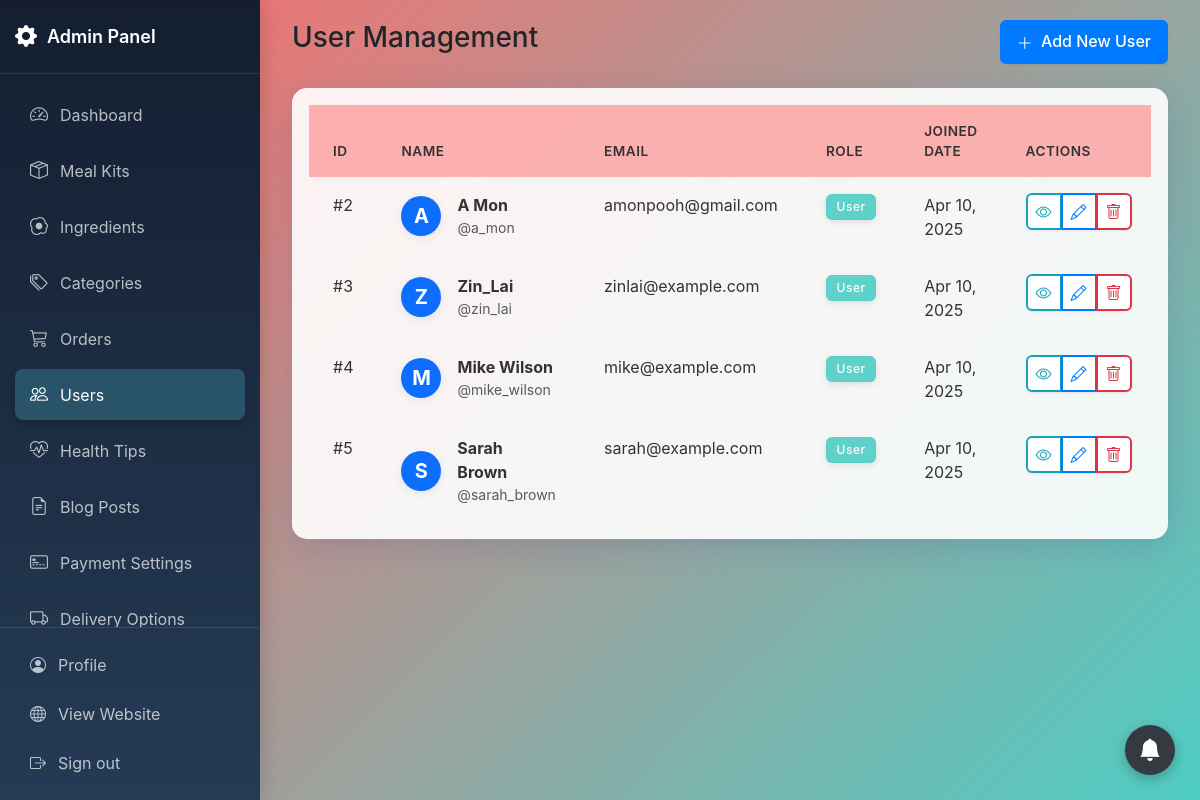
/admin/users.php (signed in), run on an earlier commit of the app's database.
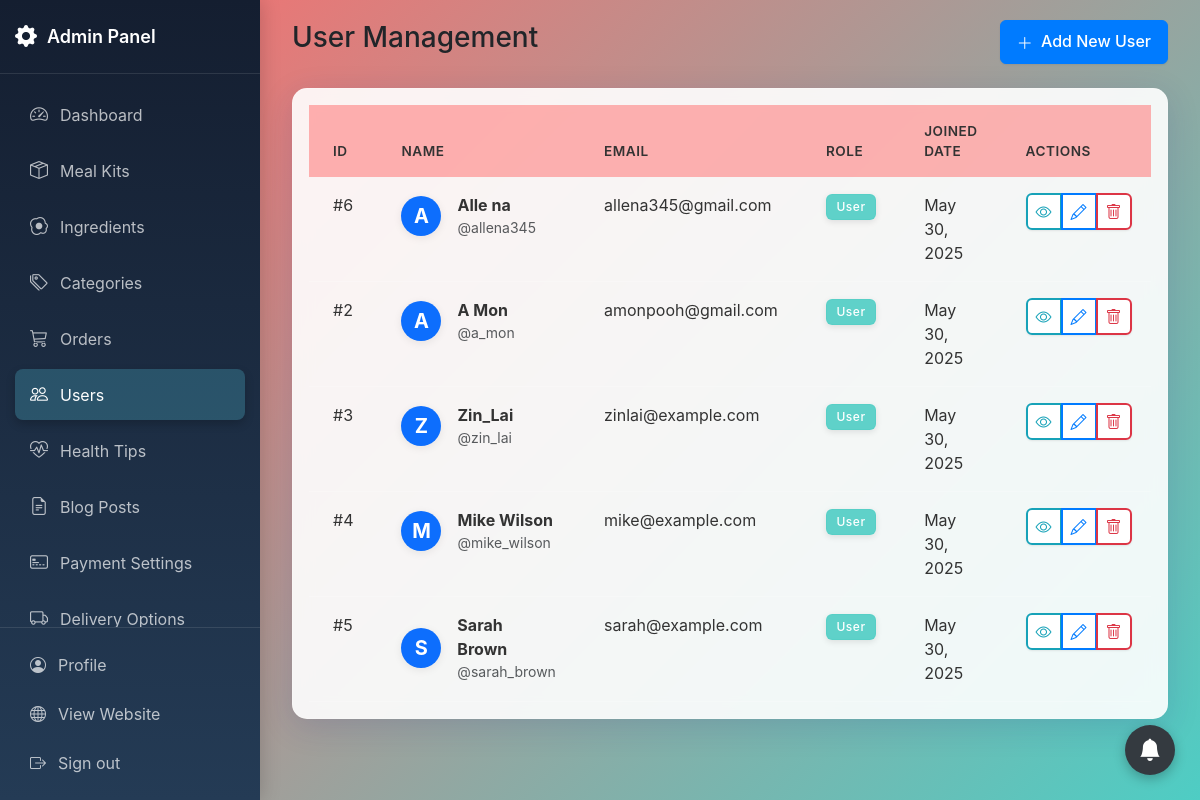
And on a later commit of the database.
### tables this page shows
CREATE TABLE users (
    user_id INT PRIMARY KEY AUTO_INCREMENT,
    username VARCHAR(50) UNIQUE NOT NULL,
    email VARCHAR(100) UNIQUE NOT NULL,
    password VARCHAR(255) NOT NULL,
    full_name VARCHAR(100) NOT NULL,
    role TINYINT(1) DEFAULT 0 COMMENT '0: user, 1: admin',
    is_active TINYINT(1) DEFAULT 1 COMMENT '0: inactive, 1: active',
    last_login_at DATETIME DEFAULT NULL,
    inactivity_reason VARCHAR(255) DEFAULT NULL,
    deactivated_at DATETIME DEFAULT NULL,
    reactivated_at DATETIME DEFAULT NULL,
    created_at TIMESTAMP DEFAULT CURRENT_TIMESTAMP
);

### admin/users.php (the view, shortened to what the changed rows need)
<?php
require_once '../includes/auth_check.php';
$users = [];
$current_user_id = $_SESSION['user_id'];
$result = $mysqli->query("
    SELECT
        u.user_id,
        u.username,
        u.email,
        u.full_name,
        u.role,
        u.created_at,
        COALESCE(up.dietary_restrictions, 'None') as dietary_restrictions,
        COALESCE(up.allergies, 'None') as allergies,
        COALESCE(up.cooking_experience, 0) as cooking_experience,
        COALESCE(up.household_size, 0) as household_size
    FROM users u
    LEFT JOIN user_preferences up ON u.user_id = up.user_id
    WHERE u.user_id != $current_user_id
    ORDER BY u.created_at DESC
");
if ($result) {
    while ($row = $result->fetch_assoc()) {
        switch($row['cooking_experience']) {
            case 0:
                $row['cooking_experience_display'] = 'Beginner';
                break;
            case 1:
                $row['cooking_experience_display'] = 'Intermediate';
                break;
            case 2:
                $row['cooking_experience_display'] = 'Advanced';
                break;
        }
        $users[] = $row;
    }
}
?>
<!DOCTYPE html>
<html lang="en">
<head>
    <link href="https://cdn.jsdelivr.net/npm/bootstrap@5.3.0/dist/css/bootstrap.min.css" rel="stylesheet">
    <link rel="stylesheet" href="https://cdn.jsdelivr.net/npm/bootstrap-icons@1.11.3/font/bootstrap-icons.min.css">
    <link rel="stylesheet" href="https://cdn.datatables.net/1.13.7/css/dataTables.bootstrap5.min.css">
    <link rel="stylesheet" href="assets/css/admin.css">
</head>
<body>
<div class="admin-container">
    <?php include 'includes/sidebar.php'; ?>
    <main class="main-content">
        <div class="container-fluid">
            <div class="row">
                <div class="col-12">
                    <div class="card">
                        <div class="card-body">
                            <div class="table-responsive">
                                <table class="table table-hover" id="usersTable">
                                    <thead>
                                        <tr>
                                            <th>ID</th>
                                            <th>Name</th>
                                            <th>Email</th>
                                            <th>Role</th>
                                            <th>Joined Date</th>
                                            <th>Actions</th>
                                        </tr>
                                    </thead>
                                    <tbody>
                                        <?php foreach ($users as $user): ?>
                                            <tr>
                                                <td>#<?php echo $user['user_id']; ?></td>
                                                <td>
                                                    <div class="d-flex align-items-center">
                                                        <div class="avatar-circle bg-primary text-white fw-bold d-flex align-items-center justify-content-center me-2" style="width: 40px; height: 40px; border-radius: 50%; font-size: 1.25rem; box-shadow: 0 2px 8px rgba(0,0,0,0.08);">
                                                            <?php echo strtoupper(substr($user['full_name'], 0, 1)); ?>
                                                        </div>
                                                        <div class="ms-2">
                                                            <div class="fw-bold"><?php echo htmlspecialchars($user['full_name']); ?></div>
                                                            <div class="small text-muted">@<?php echo htmlspecialchars($user['username']); ?></div>
                                                        </div>
                                                    </div>
                                                </td>
                                                <td><?php echo htmlspecialchars($user['email']); ?></td>
                                                <td>
                                                    <span class="badge bg-<?php echo $user['role'] == 1 ? 'danger' : 'info'; ?>">
                                                        <?php echo $user['role'] == 1 ? 'Admin' : 'User'; ?>
                                                    </span>
                                                </td>
                                                <td><?php echo date('M d, Y', strtotime($user['created_at'])); ?></td>
                                                <td>
                                                    <div class="btn-group">
                                                        <button type="button" class="btn btn-sm btn-outline-info"
                                                                onclick="viewUserDetails(<?php echo $user['user_id']; ?>)">
                                                            <i class="bi bi-eye"></i>
                                                        </button>
                                                        <button type="button" class="btn btn-sm btn-outline-primary"
                                                                onclick="editUser(<?php echo $user['user_id']; ?>)">
                                                            <i class="bi bi-pencil"></i>
                                                        </button>
                                                        <button type="button" class="btn btn-sm btn-outline-danger"
                                                                onclick="deleteUser(<?php echo $user['user_id']; ?>)">
                                                            <i class="bi bi-trash"></i>
                                                        </button>
                                                    </div>
                                                </td>
                                            </tr>
                                        <?php endforeach; ?>
                                    </tbody>
                                </table>
                            </div>
                        </div>
                    </div>
                </div>
            </div>
        </div>
    </main>
</div>
</body>
</html>

What changed in the data, as far as the page shows it:
added users: user_id "6", full_name "A", full_name "Alle na", username "allena345", email "allena345@gmail.com", role "User", created_at "May 30, 2025"
changed users "A Mon": created_at "Apr 10, 2025" → "May 30, 2025"
changed users "Zin_Lai": created_at "Apr 10, 2025" → "May 30, 2025"
changed users "Mike Wilson": created_at "Apr 10, 2025" → "May 30, 2025"
changed users "Sarah Brown": created_at "Apr 10, 2025" → "May 30, 2025"
